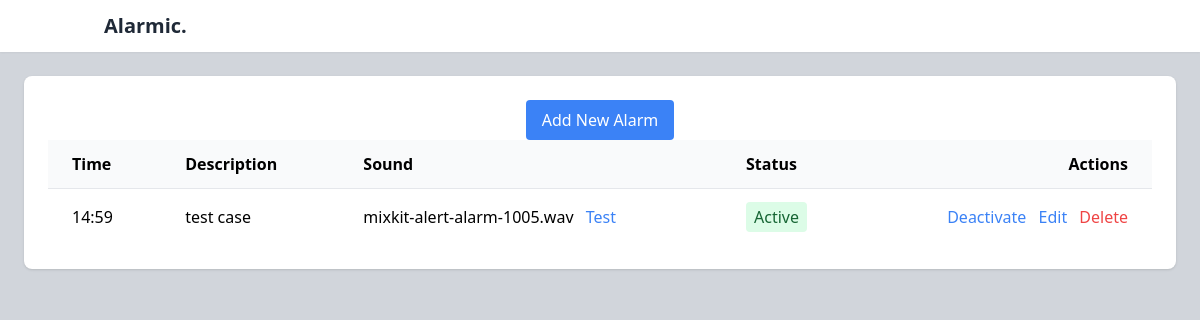
The app's page /, older data.
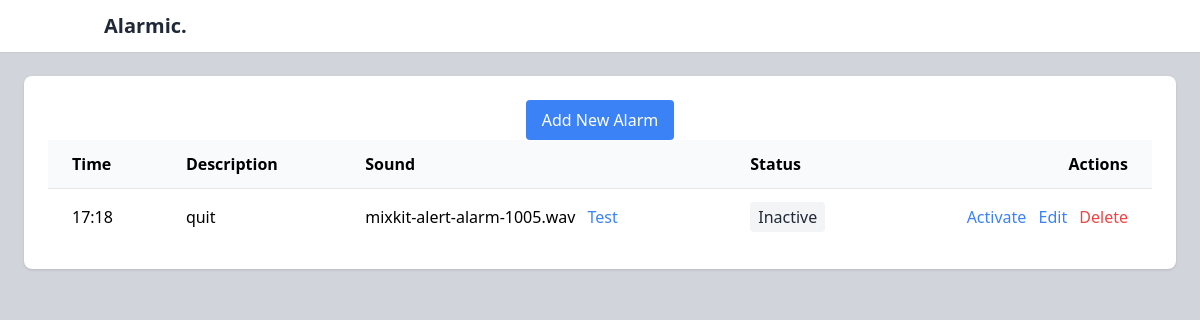
The same page, newer data.
### alarmic/models.py (models this page shows, shortened)
class Alarm(models.Model):
    time = models.TimeField()
    description = models.CharField(max_length=250, blank=True)
    is_active = models.BooleanField(default=True)
    created_at = models.DateTimeField(auto_now_add=True)
    sound = models.CharField(max_length=100, default='default_alarm.mp3')

### alarmic/views.py (the view)
# urls.py: path('', views.alarm_list, name='alarm-list'),
def alarm_list(request):
    alarms = Alarm.objects.all().order_by('time')
    available_sounds = get_available_sounds()
    context = {
        'alarms': alarms,
        'available_sounds': available_sounds
    }
    return render(request, 'alarmic/alarm_list.html', context)

### alarmic/views.py (called while the page is built)
def get_available_sounds():
    sounds_dir = os.path.join(settings.MEDIA_ROOT, 'alarm_sounds')
    if not os.path.exists(sounds_dir):
        os.makedirs(sounds_dir)
    sounds = []
    for file in os.listdir(sounds_dir):
        if file.endswith(('.mp3', '.wav')):
            sounds.append(file)
    return sounds

### alarmic/templates/alarmic/alarm_list.html (shortened to what this page needs)
{% extends 'base.html' %}
{% block content %}
<div class="bg-white rounded-lg shadow p-6 ">
    <div class="flex flex-col items-center space-y-4">
        <a href="{% url 'alarm-create' %}" class="bg-blue-500 text-white px-4 py-2 rounded hover:bg-blue-600">
            Add New Alarm
        </a>
    </div>
    {% if alarms %}
        <div class="overflow-x-auto">
            <table class="w-full">
                <thead>
                    <tr class="bg-gray-50">
                        <th class="px-6 py-3 text-left">Time</th>
                        <th class="px-6 py-3 text-left">Description</th>
                        <th class="px-6 py-3 text-left">Sound</th>
                        <th class="px-6 py-3 text-left">Status</th>
                        <th class="px-6 py-3 text-right">Actions</th>
                    </tr>
                </thead>
                <tbody>
                    {% for alarm in alarms %}
                    <tr class="border-t">
                        <td class="px-6 py-4">{{ alarm.time|time:"H:i" }}</td>
                        <td class="px-6 py-4">{{ alarm.description }}</td>
                        <td class="px-6 py-4">
                            {{ alarm.sound }}
                            <button onclick="testSound('{{ alarm.sound }}')"
                                    class="ml-2 text-blue-500 hover:text-blue-700">
                                Test
                            </button>
                        </td>
                        <td class="px-6 py-4">
                            <span class="px-2 py-1 rounded {% if alarm.is_active %}bg-green-100 text-green-800{% else %}bg-gray-100 text-gray-800{% endif %}">
                                {{ alarm.is_active|yesno:"Active,Inactive" }}
                            </span>
                        </td>
                        <td class="px-6 py-4 text-right space-x-2">
                            <form action="{% url 'alarm-toggle' alarm.pk %}" method="POST" class="inline">
                                <button type="submit"
                                        class="text-blue-500 hover:text-blue-700">
                                    {{ alarm.is_active|yesno:"Deactivate,Activate" }}
                                </button>
                            </form>
                            <a href="{% url 'alarm-update' alarm.pk %}"
                               class="text-blue-500 hover:text-blue-700">
                                Edit
                            </a>
                            <a href="{% url 'alarm-delete' alarm.pk %}"
                               class="text-red-500 hover:text-red-700">
                                Delete
                            </a>
                        </td>
                    </tr>
                    {% endfor %}
                </tbody>
            </table>
        </div>
    {% else %}
        <p class="text-gray-500 text-center py-8">No alarms set. Create your first alarm!</p>
    {% endif %}
</div>
{% endblock %}

### alarmic/templates/base.html (shortened to what this page needs)
<!DOCTYPE html>
<html lang="en">
<head>
    <script src="https://cdn.tailwindcss.com"></script>
</head>
<body class="bg-gray-300 min-h-screen">
    <nav class="bg-white shadow-sm">
        <div class="container mx-auto px-4 py-3">
            <div class="flex justify-between items-center">
                <a href="{% url 'alarm-list' %}" class="text-xl font-bold text-gray-800">Alarmic.</a>
            </div>
        </div>
    </nav>
    <main class="m-6">
        {% block content %}{% endblock %}
    </main>
</body>
</html>

Row changes from the older to the newer data that the page shows:
removed Alarm: time "14:59", description "test case", sound "mixkit-alert-alarm-1005.wav", is_active "Active", is_active "Deactivate"
added Alarm: time "17:18", description "quit", sound "mixkit-alert-alarm-1005.wav", is_active "Inactive", is_active "Activate"
